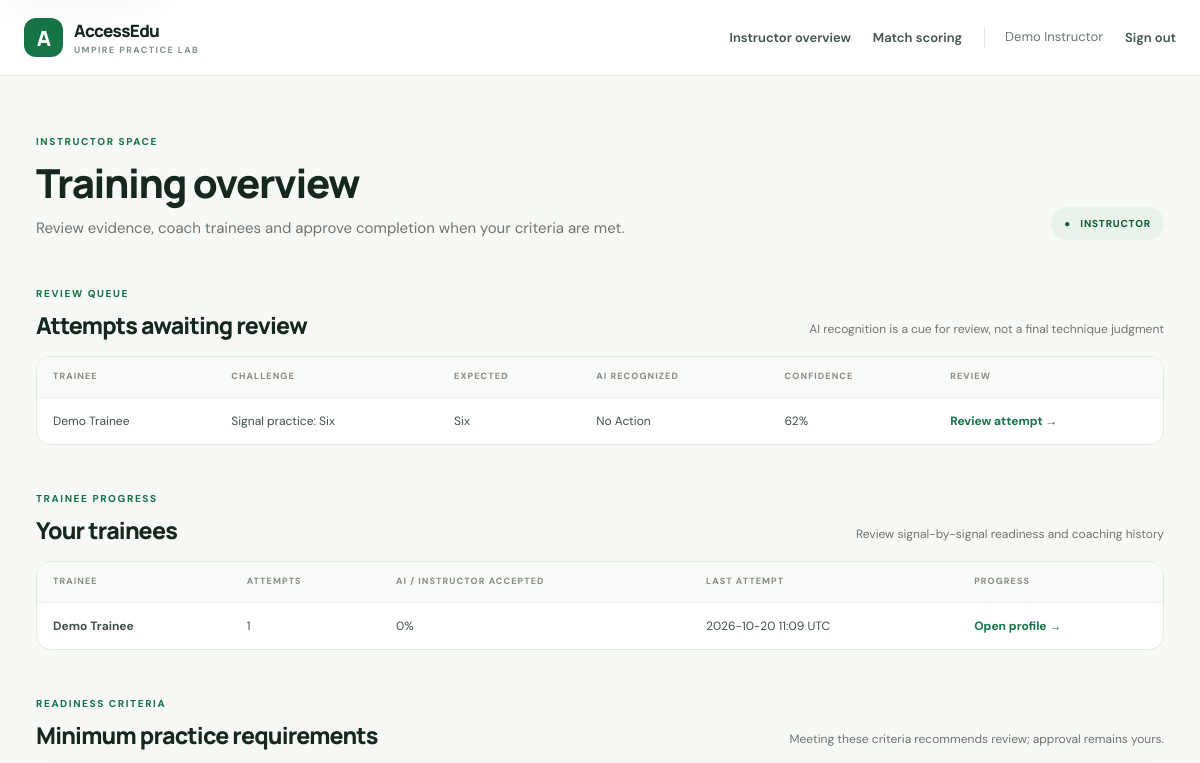
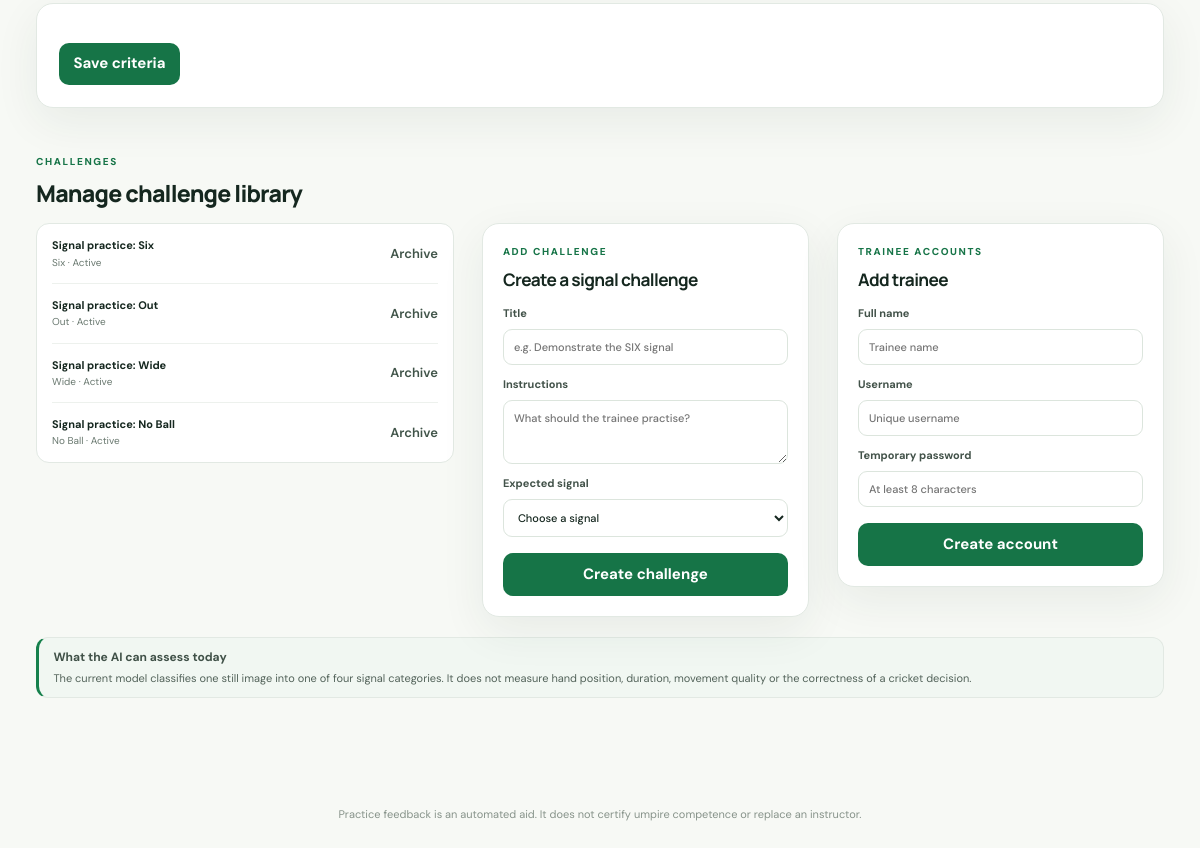
The page /instructor (signed in) on the database as committed earlier (2 pictures, top to bottom).
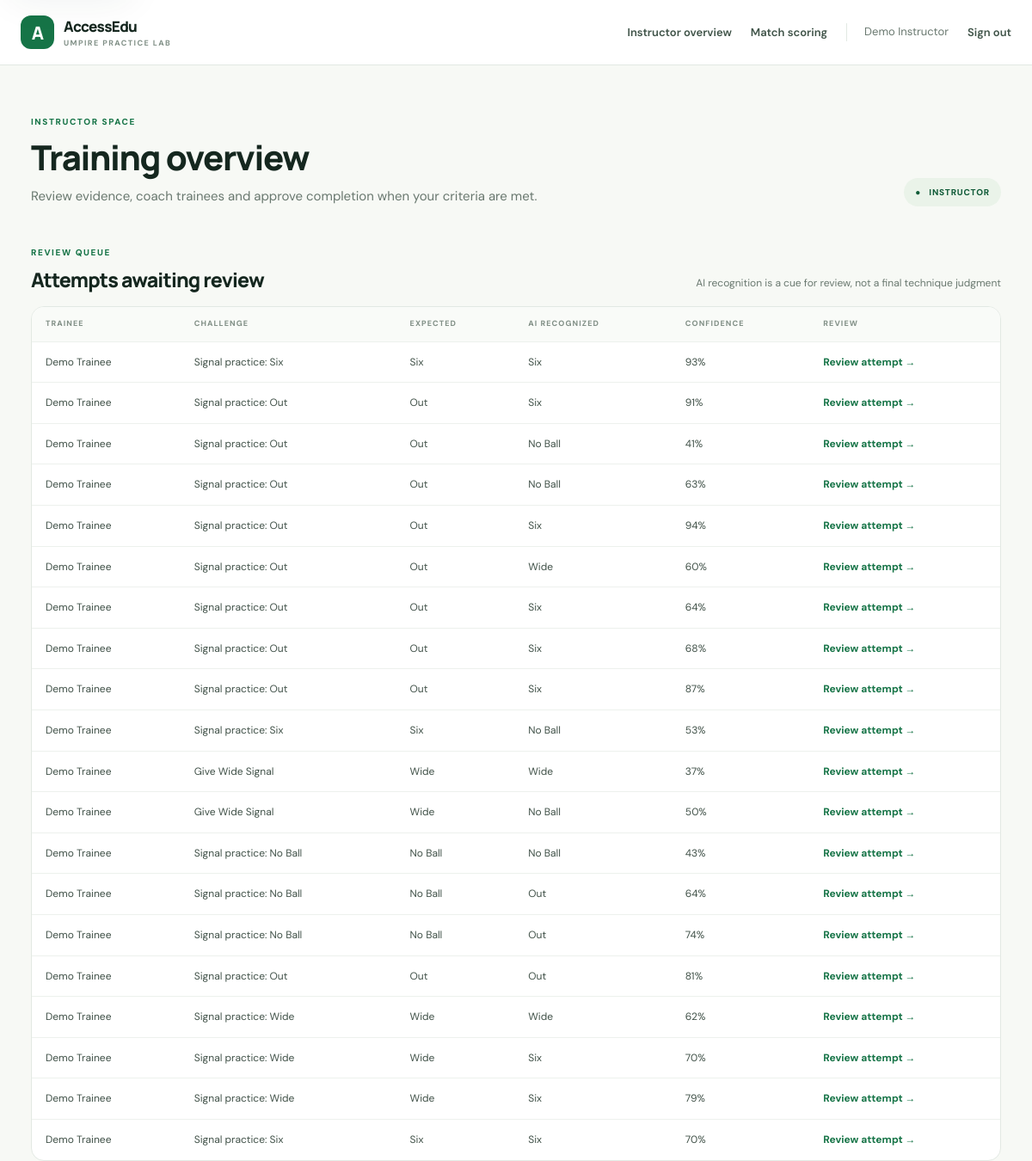
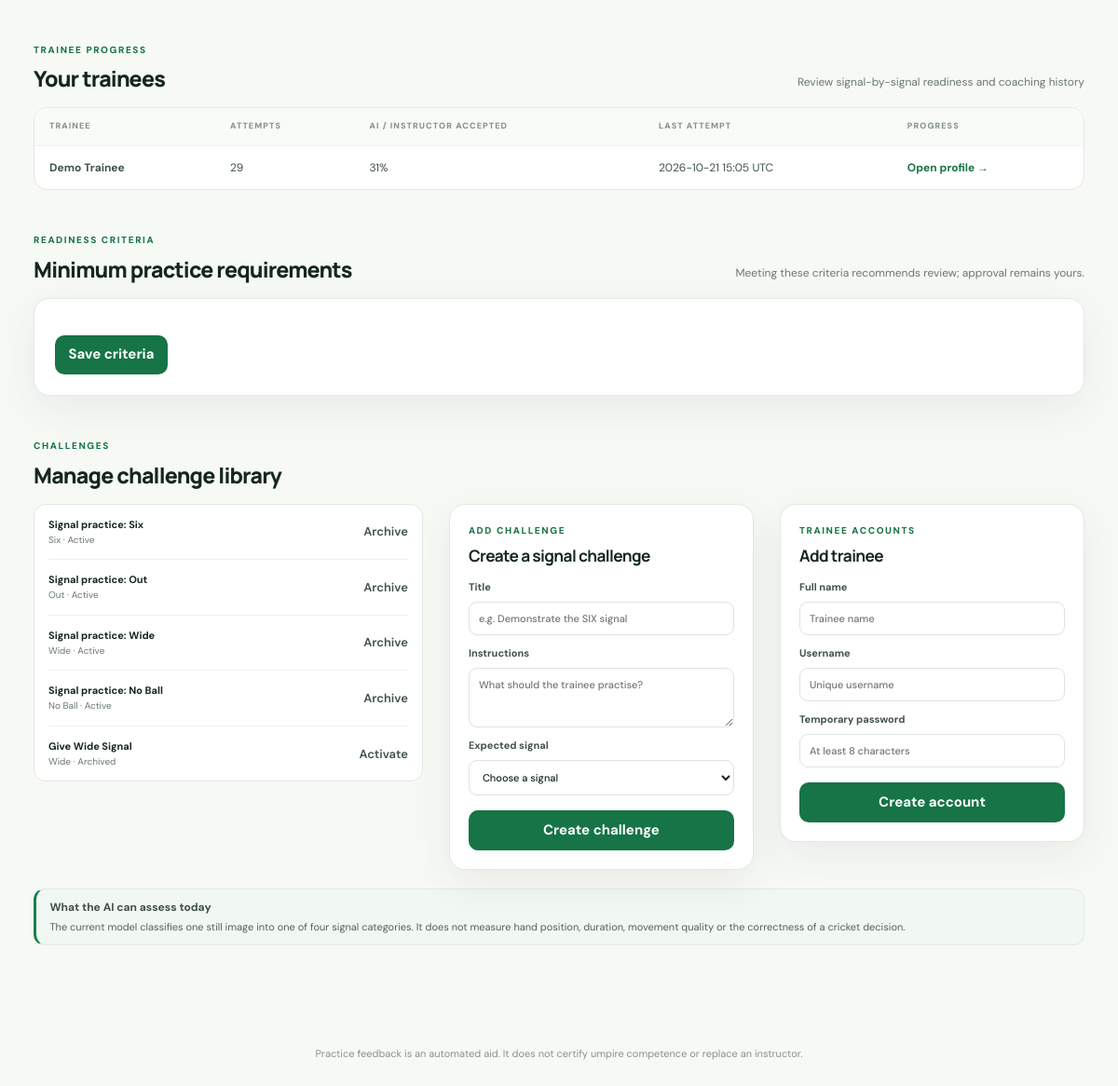
The same page on the database as committed later (2 pictures, top to bottom).
### tables this page shows
CREATE TABLE attempts (
            id INTEGER PRIMARY KEY AUTOINCREMENT,
            user_id INTEGER NOT NULL REFERENCES users(id),
            scenario_id INTEGER NOT NULL REFERENCES scenarios(id),
            expected_signal TEXT NOT NULL,
            predicted_signal TEXT NOT NULL,
            confidence REAL NOT NULL,
            matched INTEGER NOT NULL,
            frame_count INTEGER NOT NULL,
            created_at TEXT NOT NULL
        );

CREATE TABLE users (
            id INTEGER PRIMARY KEY AUTOINCREMENT,
            username TEXT NOT NULL UNIQUE,
            password_hash TEXT NOT NULL,
            display_name TEXT NOT NULL,
            role TEXT NOT NULL CHECK(role IN ('trainee', 'instructor'))
        );

CREATE TABLE scenarios (
            id INTEGER PRIMARY KEY AUTOINCREMENT,
            title TEXT NOT NULL,
            description TEXT NOT NULL,
            expected_signal TEXT NOT NULL,
            active INTEGER NOT NULL DEFAULT 1,
            created_by INTEGER REFERENCES users(id)
        );

### app.py (the view)
@app.route("/instructor")
@role_required("instructor")
def instructor_dashboard():
    db = database()
    trainees = db.execute(
        "SELECT u.id,u.display_name,COUNT(a.id) AS attempts,COALESCE(SUM(COALESCE(a.instructor_override,a.matched)),0) AS correct,"
        "MAX(a.created_at) AS last_attempt FROM users u LEFT JOIN attempts a ON a.user_id=u.id "
        "WHERE u.role='trainee' GROUP BY u.id ORDER BY u.display_name"
    ).fetchall()
    scenarios = db.execute("SELECT * FROM scenarios ORDER BY active DESC,id").fetchall()
    pending_reviews = db.execute(
        "SELECT a.id,a.expected_signal,a.predicted_signal,a.confidence,a.created_at,u.display_name,s.title "
        "FROM attempts a JOIN users u ON u.id=a.user_id JOIN scenarios s ON s.id=a.scenario_id "
        "WHERE a.reviewed_at IS NULL ORDER BY a.id DESC LIMIT 20"
    ).fetchall()
    requirements = db.execute("SELECT * FROM signal_requirements ORDER BY signal").fetchall()
    return render_template("instructor.html", trainees=trainees, scenarios=scenarios,
                           pending_reviews=pending_reviews, requirements=requirements)

### app.py (called while the page is built)
@app.context_processor
def inject_csrf_token():
    def csrf_token():
        if "csrf_token" not in session:
            session["csrf_token"] = secrets.token_urlsafe(32)
        return session["csrf_token"]
    return {"csrf_token": csrf_token}

@app.before_request
def protect_form_posts():
    if request.method == "POST":
        submitted = request.form.get("csrf_token", "")
        expected = session.get("csrf_token", "")
        if not submitted or not expected or not hmac.compare_digest(submitted, expected):
            abort(400)

@app.after_request
def add_security_headers(response):
    response.headers.setdefault("X-Content-Type-Options", "nosniff")
    response.headers.setdefault("X-Frame-Options", "DENY")
    response.headers.setdefault("Referrer-Policy", "strict-origin-when-cross-origin")
    response.headers.setdefault("Permissions-Policy", "camera=(self), microphone=()")
    return response

def database():
    if "db" not in g:
        g.db = sqlite3.connect(app.config["DATABASE"])
        g.db.row_factory = sqlite3.Row
    return g.db

@app.teardown_appcontext
def close_database(_error=None):
    db = g.pop("db", None)
    if db is not None:
        db.close()

def login_required(view):
    @wraps(view)
    def wrapped(*args, **kwargs):
        if "user_id" not in session:
            return redirect(url_for("login", next=request.path))
        return view(*args, **kwargs)
    return wrapped

def role_required(role):
    def decorator(view):
        @wraps(view)
        @login_required
        def wrapped(*args, **kwargs):
            if session.get("role") != role:
                abort(403)
            return view(*args, **kwargs)
        return wrapped
    return decorator

### app/templates/instructor.html (shortened to what this page needs)
{% extends 'base.html' %}{% block title %}Instructor overview · AccessEdu{% endblock %}
{% block content %}
<div class="page-heading"><div><div class="eyebrow">INSTRUCTOR SPACE</div><h1>Training overview</h1><p>Review evidence, coach trainees and approve completion when your criteria are met.</p></div><div class="heading-badge">● &nbsp; INSTRUCTOR</div></div>
<section class="section-block"><div class="section-heading"><div><div class="eyebrow">REVIEW QUEUE</div><h2>Attempts awaiting review</h2></div><span class="muted">AI recognition is a cue for review, not a final technique judgment</span></div>{% if pending_reviews %}<div class="table-wrap"><table><thead><tr><th>Trainee</th><th>Challenge</th><th>Expected</th><th>AI recognized</th><th>Confidence</th><th>Review</th></tr></thead><tbody>{% for attempt in pending_reviews %}<tr><td>{{ attempt.display_name }}</td><td>{{ attempt.title }}</td><td>{{ attempt.expected_signal|replace('_',' ') }}</td><td>{{ attempt.predicted_signal|replace('_',' ') }}</td><td>{{ (attempt.confidence*100)|round|int }}%</td><td><a class="text-link" href="{{ url_for('review_attempt',attempt_id=attempt.id) }}">Review attempt →</a></td></tr>{% endfor %}</tbody></table></div>{% else %}<div class="empty-state">All attempts have an instructor review.</div>{% endif %}</section>
<section class="section-block"><div class="section-heading"><div><div class="eyebrow">TRAINEE PROGRESS</div><h2>Your trainees</h2></div><span class="muted">Review signal-by-signal readiness and coaching history</span></div>{% if trainees %}<div class="table-wrap"><table><thead><tr><th>Trainee</th><th>Attempts</th><th>AI / instructor accepted</th><th>Last attempt</th><th>Progress</th></tr></thead><tbody>{% for trainee in trainees %}<tr><td><strong>{{ trainee.display_name }}</strong></td><td>{{ trainee.attempts }}</td><td>{% if trainee.attempts %}{{ (100*trainee.correct/trainee.attempts)|round|int }}%{% else %}—{% endif %}</td><td>{{ trainee.last_attempt[:16].replace('T',' ') if trainee.last_attempt else 'No attempts yet' }}{% if trainee.last_attempt %} UTC{% endif %}</td><td><a class="text-link" href="{{ url_for('instructor_trainee',trainee_id=trainee.id) }}">Open profile →</a></td></tr>{% endfor %}</tbody></table></div>{% else %}<div class="empty-state">Add your first trainee account below to get started.</div>{% endif %}</section>
<section class="section-block"><div class="section-heading"><div><div class="eyebrow">READINESS CRITERIA</div><h2>Minimum practice requirements</h2></div><span class="muted">Meeting these criteria recommends review; approval remains yours.</span></div><form class="panel criteria-form" method="post" action="{{ url_for('update_requirements') }}"><button class="button primary">Save criteria</button></form></section>
<section class="section-block"><div class="section-heading"><div><div class="eyebrow">CHALLENGES</div><h2>Manage challenge library</h2></div></div><div class="instructor-bottom"><div class="scenario-list">{% for scenario in scenarios %}<div class="scenario-row"><div><strong>{{ scenario.title }}</strong><span>{{ scenario.expected_signal|replace('_',' ') }} · {{ 'Active' if scenario.active else 'Archived' }}</span></div><form method="post" action="{{ url_for('toggle_scenario',scenario_id=scenario.id) }}"><input type="hidden" name="csrf_token" value="{{ csrf_token() }}"><button class="link-button">{{ 'Archive' if scenario.active else 'Activate' }}</button></form></div>{% endfor %}</div><form class="panel create-form" method="post" action="{{ url_for('create_scenario') }}"><input type="hidden" name="csrf_token" value="{{ csrf_token() }}"><div class="eyebrow">ADD CHALLENGE</div><h3>Create a signal challenge</h3><label>Title<input name="title" maxlength="100" required placeholder="e.g. Demonstrate the SIX signal"></label><label>Instructions<textarea name="description" maxlength="500" required rows="3" placeholder="What should the trainee practise?"></textarea></label><label>Expected signal<select name="expected_signal" required><option value="">Choose a signal</option><option value="Six">Six</option><option value="Out">Out</option><option value="Wide">Wide</option><option value="No_Ball">No Ball</option></select></label><button class="button primary full">Create challenge</button></form><form class="panel create-form" method="post" action="{{ url_for('create_trainee') }}"><input type="hidden" name="csrf_token" value="{{ csrf_token() }}"><div class="eyebrow">TRAINEE ACCOUNTS</div><h3>Add trainee</h3><label>Full name<input name="display_name" maxlength="80" required placeholder="Trainee name"></label><label>Username<input name="username" maxlength="40" required placeholder="Unique username"></label><label>Temporary password<input name="password" type="password" minlength="8" required placeholder="At least 8 characters"></label><button class="button primary full">Create account</button></form></div></section>
<div class="notice"><strong>What the AI can assess today</strong>The current model classifies one still image into one of four signal categories. It does not measure hand position, duration, movement quality or the correctness of a cricket decision.</div>
{% endblock %}

### app/templates/base.html (shortened to what this page needs)
<!doctype html>
<html lang="en">
<head>
  <link rel="stylesheet" href="{{ url_for('static', filename='style.css') }}">
</head>
<body>
  <header class="topbar">
    <a class="brand" href="{{ url_for('dashboard') if session.get('user_id') else url_for('login') }}"><span class="brand-mark">A</span><span>AccessEdu<small>UMPIRE PRACTICE LAB</small></span></a>
    {% if session.get('user_id') %}
    <nav><a href="{{ url_for('dashboard') }}">{% if session.get('role') == 'instructor' %}Instructor overview{% else %}My practice{% endif %}</a>{% if session.get('role') == 'instructor' %}<a href="{{ url_for('matches.index') }}">Match scoring</a>{% endif %}<span class="user-chip">{{ session.get('display_name') }}</span><form method="post" action="{{ url_for('logout') }}"><input type="hidden" name="csrf_token" value="{{ csrf_token() }}"><button class="link-button">Sign out</button></form></nav>
    {% endif %}
  </header>
  <main class="page-shell" id="main-content">
    {% block content %}{% endblock %}
  </main>
  <footer class="footer">Practice feedback is an automated aid. It does not certify umpire competence or replace an instructor.</footer>
</body>
</html>

Rows that differ between the two databases and show on the page:
no longer on this page (row unchanged): attempts: display_name "Demo Trainee", title "Signal practice: Six", expected_signal "Six", predicted_signal "No Action", (attempt.confidence*100)|round|int "62"
added attempts: display_name "Demo Trainee", title "Signal practice: Six", expected_signal "Six", predicted_signal "Six", (attempt.confidence*100)|round|int "93"
added attempts: display_name "Demo Trainee", title "Signal practice: Out", expected_signal "Out", predicted_signal "Six", (attempt.confidence*100)|round|int "91"
added attempts: display_name "Demo Trainee", title "Signal practice: Out", expected_signal "Out", predicted_signal "No Ball", (attempt.confidence*100)|round|int "41"
added attempts: display_name "Demo Trainee", title "Signal practice: Out", expected_signal "Out", predicted_signal "No Ball", (attempt.confidence*100)|round|int "63"
added attempts: display_name "Demo Trainee", title "Signal practice: Out", expected_signal "Out", predicted_signal "Six", (attempt.confidence*100)|round|int "94"
added attempts: display_name "Demo Trainee", title "Signal practice: Out", expected_signal "Out", predicted_signal "Wide", (attempt.confidence*100)|round|int "60"
added attempts: display_name "Demo Trainee", title "Signal practice: Out", expected_signal "Out", predicted_signal "Six", (attempt.confidence*100)|round|int "64"
added attempts: display_name "Demo Trainee", title "Signal practice: Out", expected_signal "Out", predicted_signal "Six", (attempt.confidence*100)|round|int "68"
added attempts: display_name "Demo Trainee", title "Signal practice: Out", expected_signal "Out", predicted_signal "Six", (attempt.confidence*100)|round|int "87"
added attempts: display_name "Demo Trainee", title "Signal practice: Six", expected_signal "Six", predicted_signal "No Ball", (attempt.confidence*100)|round|int "53"
added attempts: display_name "Demo Trainee", title "Give Wide Signal", expected_signal "Wide", predicted_signal "Wide", (attempt.confidence*100)|round|int "37"
added attempts: display_name "Demo Trainee", title "Give Wide Signal", expected_signal "Wide", predicted_signal "No Ball", (attempt.confidence*100)|round|int "50"
added attempts: display_name "Demo Trainee", title "Signal practice: No Ball", expected_signal "No Ball", predicted_signal "No Ball", (attempt.confidence*100)|round|int "43"
added attempts: display_name "Demo Trainee", title "Signal practice: No Ball", expected_signal "No Ball", predicted_signal "Out", (attempt.confidence*100)|round|int "64"
added attempts: display_name "Demo Trainee", title "Signal practice: No Ball", expected_signal "No Ball", predicted_signal "Out", (attempt.confidence*100)|round|int "74"
added attempts: display_name "Demo Trainee", title "Signal practice: Out", expected_signal "Out", predicted_signal "Out", (attempt.confidence*100)|round|int "81"
added attempts: display_name "Demo Trainee", title "Signal practice: Wide", expected_signal "Wide", predicted_signal "Wide", (attempt.confidence*100)|round|int "62"
added attempts: display_name "Demo Trainee", title "Signal practice: Wide", expected_signal "Wide", predicted_signal "Six", (attempt.confidence*100)|round|int "70"
added attempts: display_name "Demo Trainee", title "Signal practice: Wide", expected_signal "Wide", predicted_signal "Six", (attempt.confidence*100)|round|int "79"
added attempts: display_name "Demo Trainee", title "Signal practice: Six", expected_signal "Six", predicted_signal "Six", (attempt.confidence*100)|round|int "70"
computed for users "Demo Trainee": attempts "1" → "29"; correct "0" → "31"; last_attempt "2026-10-20 11:09" → "2026-10-21 15:05"
added scenarios: title "Give Wide Signal", expected_signal "Wide", active "Archived", active "Activate"
